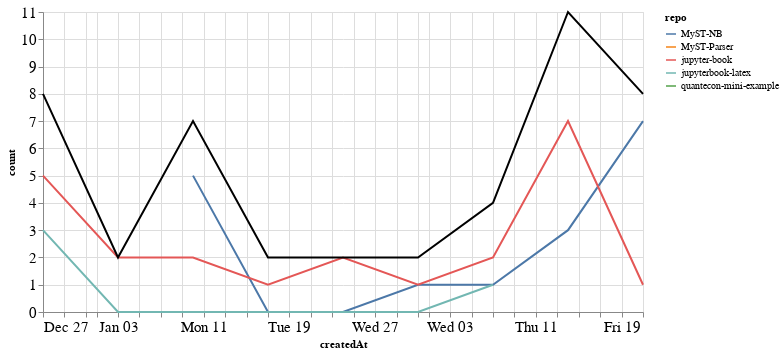

Notebook code cell kept with this figure:
### Markdown cell above
### Comments

### Code cell
comments_time = comments.groupby('repo').resample('W', on='createdAt').count()['author'].reset_index()
comments_time = comments_time.rename(columns={'author': 'count'})
comments_time_total = comments_time.groupby('createdAt').agg({"count": "sum"}).reset_index()
ch1 = alt.Chart(comments_time, width=600).mark_line().encode(
    x='createdAt',
    y='count',
    color='repo',
    tooltip="repo"
)

ch2 = alt.Chart(comments_time_total, width=600).mark_line(color="black").encode(
    x='createdAt',
    y='count',
)

ch1 + ch2

### Figure 1 — Vega-Lite specification as saved in the notebook (floating-point values rounded to 4 significant figures)
{"config": {"axisLeft": {"labelFontSize": 15}, "axisBottom": {"labelFontSize": 15}}, "layer": [{"data": {"name": "data-0eb2882248832c44f63bef53ae511897"}, "mark": "line", "encoding": {"color": {"type": "nominal", "field": "repo"}, "tooltip": {"type": "nominal", "field": "repo"}, "x": {"type": "temporal", "field": "createdAt"}, "y": {"type": "quantitative", "field": "count"}}, "width": 600}, {"data": {"name": "data-0f9e2d41e0fc12f69e557185fc6c0ea3"}, "mark": {"type": "line", "color": "black"}, "encoding": {"x": {"type": "temporal", "field": "createdAt"}, "y": {"type": "quantitative", "field": "count"}}, "width": 600}], "$schema": "https://vega.github.io/schema/vega-lite/v4.8.1.json", "datasets": {"data-0eb2882248832c44f63bef53ae511897": [{"repo": "MyST-NB", "createdAt": "2021-01-10T00:00:00", "count": 5}, {"repo": "MyST-NB", "createdAt": "2021-01-17T00:00:00", "count": 0}, {"repo": "MyST-NB", "createdAt": "2021-01-24T00:00:00", "count": 0}, {"repo": "MyST-NB", "createdAt": "2021-01-31T00:00:00", "count": 1}, {"repo": "MyST-NB", "createdAt": "2021-02-07T00:00:00", "count": 1}, {"repo": "MyST-NB", "createdAt": "2021-02-14T00:00:00", "count": 3}, {"repo": "MyST-NB", "createdAt": "2021-02-21T00:00:00", "count": 7}, {"repo": "MyST-Parser", "createdAt": "2021-01-17T00:00:00", "count": 1}, {"repo": "jupyter-book", "createdAt": "2020-12-27T00:00:00", "count": 5}, {"repo": "jupyter-book", "createdAt": "2021-01-03T00:00:00", "count": 2}, {"repo": "jupyter-book", "createdAt": "2021-01-10T00:00:00", "count": 2}, {"repo": "jupyter-book", "createdAt": "2021-01-17T00:00:00", "count": 1}, {"repo": "jupyter-book", "createdAt": "2021-01-24T00:00:00", "count": 2}, {"repo": "jupyter-book", "createdAt": "2021-01-31T00:00:00", "count": 1}, {"repo": "jupyter-book", "createdAt": "2021-02-07T00:00:00", "count": 2}, {"repo": "jupyter-book", "createdAt": "2021-02-14T00:00:00", "count": 7}, {"repo": "jupyter-book", "createdAt": "2021-02-21T00:00:00", "count": 1}, {"repo": "jupyterbook-latex", "createdAt": "2020-12-27T00:00:00", "count": 3}, {"repo": "jupyterbook-latex", "createdAt": "2021-01-03T00:00:00", "count": 0}, {"repo": "jupyterbook-latex", "createdAt": "2021-01-10T00:00:00", "count": 0}, {"repo": "jupyterbook-latex", "createdAt": "2021-01-17T00:00:00", "count": 0}, {"repo": "jupyterbook-latex", "createdAt": "2021-01-24T00:00:00", "count": 0}, {"repo": "jupyterbook-latex", "createdAt": "2021-01-31T00:00:00", "count": 0}, {"repo": "jupyterbook-latex", "createdAt": "2021-02-07T00:00:00", "count": 1}, {"repo": "quantecon-mini-example", "createdAt": "2021-02-14T00:00:00", "count": 1}], "data-0f9e2d41e0fc12f69e557185fc6c0ea3": [{"createdAt": "2020-12-27T00:00:00", "count": 8}, {"createdAt": "2021-01-03T00:00:00", "count": 2}, {"createdAt": "2021-01-10T00:00:00", "count": 7}, {"createdAt": "2021-01-17T00:00:00", "count": 2}, {"createdAt": "2021-01-24T00:00:00", "count": 2}, {"createdAt": "2021-01-31T00:00:00", "count": 2}, {"createdAt": "2021-02-07T00:00:00", "count": 4}, {"createdAt": "2021-02-14T00:00:00", "count": 11}, {"createdAt": "2021-02-21T00:00:00", "count": 8}]}}
